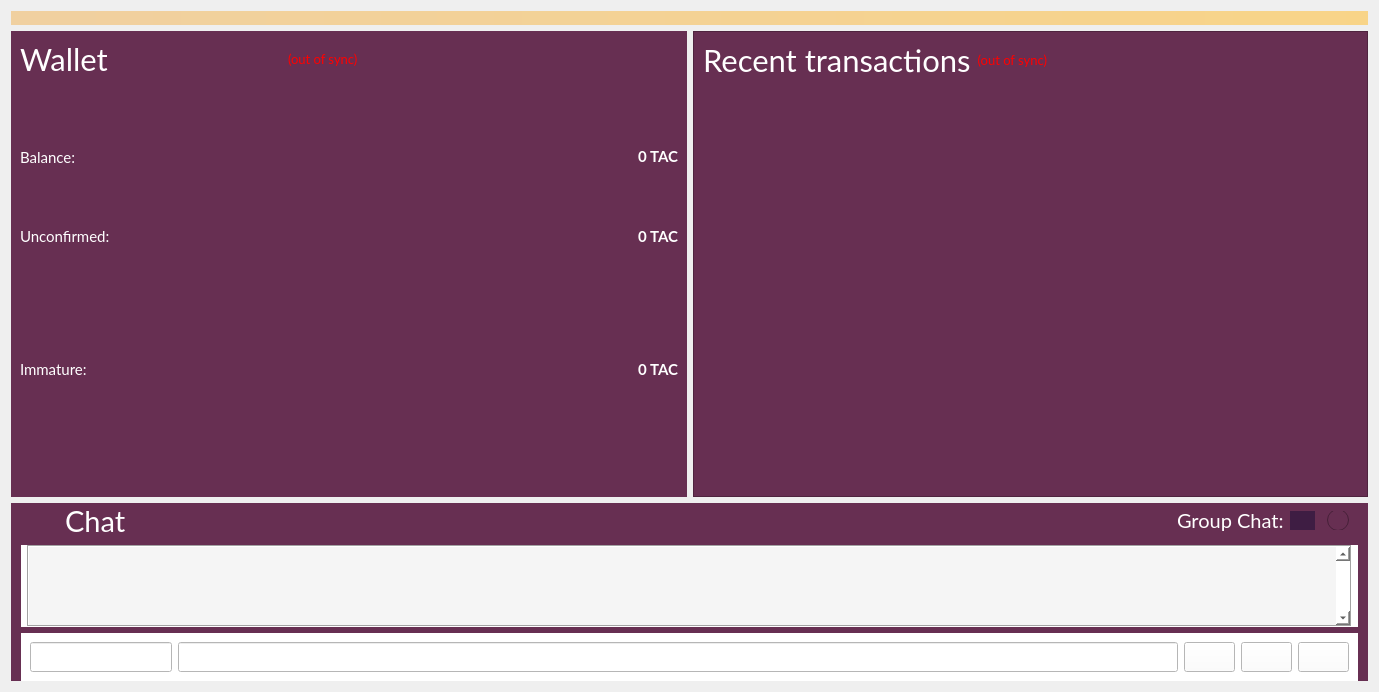
<?xml version="1.0" encoding="UTF-8"?>
<ui version="4.0">
 <class>OverviewPage</class>
 <widget class="QWidget" name="OverviewPage">
  <property name="windowModality">
   <enum>Qt::WindowModal</enum>
  </property>
  <property name="geometry">
   <rect>
    <x>0</x>
    <y>0</y>
    <width>1379</width>
    <height>692</height>
   </rect>
  </property>
  <property name="windowTitle">
   <string>Form</string>
  </property>
  <property name="styleSheet">
   <string notr="true">QToolTip {
     color: white;
     font-size:9pt;font-family:'Lato';
     border: 4px solid ;
     border-radius: 13px;
     opacity: 700;
     border-color: rgb(89,38,68);
     background-color: rgb(62,29,67);
 }</string>
  </property>
  <layout class="QVBoxLayout" name="topLayout">
   <item>
    <widget class="QLabel" name="labelAlerts">
     <property name="visible">
      <bool>false</bool>
     </property>
     <property name="styleSheet">
      <string notr="true">background-color: qlineargradient(x1: 0, y1: 0, x2: 1, y2: 0, stop:0 #F0D0A0, stop:1 #F8D488); color:#000000;</string>
     </property>
     <property name="wordWrap">
      <bool>true</bool>
     </property>
     <property name="margin">
      <number>3</number>
     </property>
    </widget>
   </item>
   <item>
    <layout class="QHBoxLayout" name="horizontalLayout" stretch="1,1">
     <item>
      <layout class="QVBoxLayout" name="verticalLayout_TopLeft">
       <property name="spacing">
        <number>6</number>
       </property>
       <item>
        <widget class="QFrame" name="topleftframe">
         <property name="sizePolicy">
          <sizepolicy hsizetype="Preferred" vsizetype="Preferred">
           <horstretch>0</horstretch>
           <verstretch>0</verstretch>
          </sizepolicy>
         </property>
         <property name="minimumSize">
          <size>
           <width>600</width>
           <height>0</height>
          </size>
         </property>
         <property name="toolTip">
          <string/>
         </property>
         <property name="styleSheet">
          <string notr="true">QFrame {color: rgb(255, 255, 255);
background-color: rgb(103, 47, 82);
alternate-background-color: rgb(89, 38, 68);}
QToolTip {
     color: white;
     font-size:9pt;font-family:'Lato';
     border: 4px solid ;
     border-radius: 13px;
     opacity: 700;
     border-color: rgb(89,38,68);
     background-color: rgb(62,29,67);
 }</string>
         </property>
         <layout class="QGridLayout" name="gridLayout_2">
          <item row="4" column="2" alignment="Qt::AlignTop">
           <widget class="QLabel" name="labelImmature">
            <property name="font">
             <font>
              <family>Lato</family>
              <pointsize>11</pointsize>
              <weight>75</weight>
              <bold>true</bold>
             </font>
            </property>
            <property name="toolTip">
             <string>Mined balance that has not yet matured</string>
            </property>
            <property name="text">
             <string notr="true">0 TAC</string>
            </property>
            <property name="scaledContents">
             <bool>false</bool>
            </property>
            <property name="alignment">
             <set>Qt::AlignRight|Qt::AlignTrailing|Qt::AlignVCenter</set>
            </property>
            <property name="textInteractionFlags">
             <set>Qt::LinksAccessibleByMouse|Qt::TextSelectableByKeyboard|Qt::TextSelectableByMouse</set>
            </property>
           </widget>
          </item>
          <item row="4" column="1" alignment="Qt::AlignTop">
           <widget class="QLabel" name="labelImmatureText">
            <property name="font">
             <font>
              <family>Lato</family>
              <pointsize>11</pointsize>
             </font>
            </property>
            <property name="text">
             <string>Immature:</string>
            </property>
           </widget>
          </item>
          <item row="0" column="1" colspan="2">
           <layout class="QHBoxLayout" name="horizontalLayout_4" stretch="0,0,0,0,0">
            <property name="bottomMargin">
             <number>9</number>
            </property>
            <item>
             <widget class="QLabel" name="label_5">
              <property name="sizePolicy">
               <sizepolicy hsizetype="Expanding" vsizetype="Preferred">
                <horstretch>0</horstretch>
                <verstretch>0</verstretch>
               </sizepolicy>
              </property>
              <property name="minimumSize">
               <size>
                <width>200</width>
                <height>0</height>
               </size>
              </property>
              <property name="font">
               <font>
                <family>Lato</family>
                <pointsize>23</pointsize>
                <weight>50</weight>
                <bold>false</bold>
               </font>
              </property>
              <property name="text">
               <string>Wallet</string>
              </property>
             </widget>
            </item>
            <item>
             <widget class="QLabel" name="labelWalletStatus">
              <property name="sizePolicy">
               <sizepolicy hsizetype="Fixed" vsizetype="Preferred">
                <horstretch>0</horstretch>
                <verstretch>0</verstretch>
               </sizepolicy>
              </property>
              <property name="font">
               <font>
                <family>Lato</family>
                <pointsize>10</pointsize>
               </font>
              </property>
              <property name="toolTip">
               <string>The displayed information may be out of date. Your wallet automatically synchronizes with the Talkcoin network after a connection is established, but this process has not completed yet.</string>
              </property>
              <property name="styleSheet">
               <string notr="true">QLabel { color: red; }</string>
              </property>
              <property name="text">
               <string notr="true">(out of sync)</string>
              </property>
              <property name="alignment">
               <set>Qt::AlignLeading|Qt::AlignLeft|Qt::AlignVCenter</set>
              </property>
             </widget>
            </item>
            <item>
             <spacer name="horizontalSpacer_2">
              <property name="orientation">
               <enum>Qt::Horizontal</enum>
              </property>
              <property name="sizeHint" stdset="0">
               <size>
                <width>40</width>
                <height>20</height>
               </size>
              </property>
             </spacer>
            </item>
            <item>
             <widget class="QPushButton" name="btnWallet">
              <property name="enabled">
               <bool>true</bool>
              </property>
              <property name="sizePolicy">
               <sizepolicy hsizetype="Maximum" vsizetype="Fixed">
                <horstretch>0</horstretch>
                <verstretch>0</verstretch>
               </sizepolicy>
              </property>
              <property name="minimumSize">
               <size>
                <width>40</width>
                <height>0</height>
               </size>
              </property>
              <property name="maximumSize">
               <size>
                <width>50</width>
                <height>16777215</height>
               </size>
              </property>
              <property name="styleSheet">
               <string notr="true">QPushButton 
{
border:none;
background-color: transparent;
}</string>
              </property>
              <property name="text">
               <string/>
              </property>
              <property name="icon">
               <iconset resource="../talkcoin.qrc">
                <normaloff>:/icons/lock_none</normaloff>:/icons/lock_none</iconset>
              </property>
              <property name="iconSize">
               <size>
                <width>32</width>
                <height>32</height>
               </size>
              </property>
              <property name="checked">
               <bool>false</bool>
              </property>
             </widget>
            </item>
            <item>
             <widget class="QLabel" name="lblLogo">
              <property name="sizePolicy">
               <sizepolicy hsizetype="Fixed" vsizetype="Fixed">
                <horstretch>0</horstretch>
                <verstretch>0</verstretch>
               </sizepolicy>
              </property>
              <property name="text">
               <string/>
              </property>
              <property name="pixmap">
               <pixmap resource="../talkcoin.qrc">:/images/logo</pixmap>
              </property>
              <property name="scaledContents">
               <bool>false</bool>
              </property>
             </widget>
            </item>
           </layout>
          </item>
          <item row="3" column="1" alignment="Qt::AlignTop">
           <widget class="QLabel" name="label_3">
            <property name="minimumSize">
             <size>
              <width>0</width>
              <height>0</height>
             </size>
            </property>
            <property name="font">
             <font>
              <family>Lato</family>
              <pointsize>11</pointsize>
             </font>
            </property>
            <property name="text">
             <string>Unconfirmed:</string>
            </property>
           </widget>
          </item>
          <item row="2" column="2">
           <widget class="QLabel" name="labelBalance">
            <property name="minimumSize">
             <size>
              <width>90</width>
              <height>0</height>
             </size>
            </property>
            <property name="font">
             <font>
              <family>Lato</family>
              <pointsize>11</pointsize>
              <weight>75</weight>
              <bold>true</bold>
              <kerning>true</kerning>
             </font>
            </property>
            <property name="cursor">
             <cursorShape>IBeamCursor</cursorShape>
            </property>
            <property name="toolTip">
             <string>Your current balance</string>
            </property>
            <property name="text">
             <string notr="true">0 TAC</string>
            </property>
            <property name="alignment">
             <set>Qt::AlignRight|Qt::AlignTrailing|Qt::AlignVCenter</set>
            </property>
            <property name="textInteractionFlags">
             <set>Qt::LinksAccessibleByMouse|Qt::TextSelectableByKeyboard|Qt::TextSelectableByMouse</set>
            </property>
           </widget>
          </item>
          <item row="2" column="1">
           <widget class="QLabel" name="label">
            <property name="minimumSize">
             <size>
              <width>0</width>
              <height>0</height>
             </size>
            </property>
            <property name="font">
             <font>
              <family>Lato</family>
              <pointsize>11</pointsize>
             </font>
            </property>
            <property name="text">
             <string>Balance:</string>
            </property>
           </widget>
          </item>
          <item row="3" column="2" alignment="Qt::AlignTop">
           <widget class="QLabel" name="labelUnconfirmed">
            <property name="minimumSize">
             <size>
              <width>90</width>
              <height>0</height>
             </size>
            </property>
            <property name="font">
             <font>
              <family>Lato</family>
              <pointsize>11</pointsize>
              <weight>75</weight>
              <bold>true</bold>
              <kerning>true</kerning>
             </font>
            </property>
            <property name="cursor">
             <cursorShape>IBeamCursor</cursorShape>
            </property>
            <property name="toolTip">
             <string>Total of transactions that have yet to be confirmed, and do not yet count toward the current balance</string>
            </property>
            <property name="text">
             <string notr="true">0 TAC</string>
            </property>
            <property name="alignment">
             <set>Qt::AlignRight|Qt::AlignTrailing|Qt::AlignVCenter</set>
            </property>
            <property name="textInteractionFlags">
             <set>Qt::LinksAccessibleByMouse|Qt::TextSelectableByKeyboard|Qt::TextSelectableByMouse</set>
            </property>
           </widget>
          </item>
         </layout>
        </widget>
       </item>
      </layout>
     </item>
     <item>
      <layout class="QVBoxLayout" name="verticalLayout_TopRight">
       <item>
        <widget class="QFrame" name="toprightframe">
         <property name="minimumSize">
          <size>
           <width>639</width>
           <height>466</height>
          </size>
         </property>
         <property name="styleSheet">
          <string notr="true">QFrame {color: rgb(255, 255, 255);
background-color: rgb(103, 47, 82);
alternate-background-color: rgb(89, 38, 68);}
QToolTip {
     color: white;
     font-size:9pt;font-family:'Lato';
     border: 4px solid ;
     border-radius: 13px;
     opacity: 700;
     border-color: rgb(89,38,68);
     background-color: rgb(62,29,67);
 }</string>
         </property>
         <property name="frameShape">
          <enum>QFrame::StyledPanel</enum>
         </property>
         <property name="frameShadow">
          <enum>QFrame::Raised</enum>
         </property>
         <layout class="QVBoxLayout" name="verticalLayout">
          <item>
           <layout class="QHBoxLayout" name="horizontalLayout_2">
            <property name="topMargin">
             <number>0</number>
            </property>
            <property name="rightMargin">
             <number>0</number>
            </property>
            <property name="bottomMargin">
             <number>9</number>
            </property>
            <item>
             <widget class="QLabel" name="label_4">
              <property name="font">
               <font>
                <family>Lato</family>
                <pointsize>23</pointsize>
                <weight>50</weight>
                <italic>false</italic>
                <bold>false</bold>
               </font>
              </property>
              <property name="styleSheet">
               <string notr="true">color: rgb(255, 255, 255);
background-color: transparent;
font: 23pt &quot;Lato&quot;;</string>
              </property>
              <property name="frameShadow">
               <enum>QFrame::Sunken</enum>
              </property>
              <property name="lineWidth">
               <number>0</number>
              </property>
              <property name="text">
               <string>Recent transactions</string>
              </property>
             </widget>
            </item>
            <item>
             <widget class="QLabel" name="labelTransactionsStatus">
              <property name="font">
               <font>
                <family>Lato</family>
                <pointsize>10</pointsize>
               </font>
              </property>
              <property name="toolTip">
               <string>The displayed information may be out of date. Your wallet automatically synchronizes with the Talkcoin network after a connection is established, but this process has not completed yet.</string>
              </property>
              <property name="styleSheet">
               <string notr="true">QLabel { color: red; background-color: transparent }</string>
              </property>
              <property name="text">
               <string notr="true">(out of sync)</string>
              </property>
              <property name="alignment">
               <set>Qt::AlignRight|Qt::AlignTrailing|Qt::AlignVCenter</set>
              </property>
             </widget>
            </item>
            <item>
             <spacer name="horizontalSpacer">
              <property name="orientation">
               <enum>Qt::Horizontal</enum>
              </property>
              <property name="sizeHint" stdset="0">
               <size>
                <width>40</width>
                <height>20</height>
               </size>
              </property>
             </spacer>
            </item>
           </layout>
          </item>
          <item>
           <widget class="QFrame" name="frame_3">
            <property name="styleSheet">
             <string notr="true">background-color: transparent;</string>
            </property>
            <property name="frameShape">
             <enum>QFrame::StyledPanel</enum>
            </property>
            <property name="frameShadow">
             <enum>QFrame::Raised</enum>
            </property>
           </widget>
          </item>
          <item>
           <widget class="QListView" name="listTransactions">
            <property name="sizePolicy">
             <sizepolicy hsizetype="Expanding" vsizetype="Expanding">
              <horstretch>0</horstretch>
              <verstretch>0</verstretch>
             </sizepolicy>
            </property>
            <property name="minimumSize">
             <size>
              <width>0</width>
              <height>0</height>
             </size>
            </property>
            <property name="font">
             <font>
              <family>Lato</family>
              <pointsize>11</pointsize>
              <weight>50</weight>
              <italic>false</italic>
              <bold>false</bold>
             </font>
            </property>
            <property name="autoFillBackground">
             <bool>false</bool>
            </property>
            <property name="styleSheet">
             <string notr="true">QListView {font: 11pt &quot;Lato&quot;;
 background: rgb(103,47,82);
alternate-background-color: rgb(89,38,68); }
QToolTip {
     color: white;
     font-size:9pt;font-family:'Lato';
     border: 4px solid ;
     border-radius: 13px;
     opacity: 700;
     border-color: rgb(89,38,68);
     background-color: rgb(62,29,67);
 }</string>
            </property>
            <property name="frameShape">
             <enum>QFrame::NoFrame</enum>
            </property>
            <property name="verticalScrollBarPolicy">
             <enum>Qt::ScrollBarAlwaysOff</enum>
            </property>
            <property name="horizontalScrollBarPolicy">
             <enum>Qt::ScrollBarAlwaysOff</enum>
            </property>
            <property name="selectionMode">
             <enum>QAbstractItemView::NoSelection</enum>
            </property>
            <property name="resizeMode">
             <enum>QListView::Adjust</enum>
            </property>
           </widget>
          </item>
         </layout>
        </widget>
       </item>
      </layout>
     </item>
    </layout>
   </item>
   <item>
    <layout class="QHBoxLayout" name="horizontalLayout_BottomChat">
     <item>
      <widget class="QFrame" name="bottomframe">
       <property name="font">
        <font>
         <weight>50</weight>
         <bold>false</bold>
        </font>
       </property>
       <property name="styleSheet">
        <string notr="true">background-color: rgb(103,47,82);
alternate-background-color: rgb(89,38,68);</string>
       </property>
       <property name="frameShape">
        <enum>QFrame::NoFrame</enum>
       </property>
       <property name="lineWidth">
        <number>0</number>
       </property>
       <property name="midLineWidth">
        <number>0</number>
       </property>
       <layout class="QVBoxLayout" name="verticalLayout_7">
        <property name="leftMargin">
         <number>10</number>
        </property>
        <property name="topMargin">
         <number>0</number>
        </property>
        <property name="rightMargin">
         <number>10</number>
        </property>
        <property name="bottomMargin">
         <number>0</number>
        </property>
        <item>
         <layout class="QHBoxLayout" name="horizontalLayout_6">
          <property name="spacing">
           <number>6</number>
          </property>
          <property name="leftMargin">
           <number>6</number>
          </property>
          <property name="topMargin">
           <number>0</number>
          </property>
          <property name="rightMargin">
           <number>6</number>
          </property>
          <property name="bottomMargin">
           <number>0</number>
          </property>
          <item>
           <widget class="QPushButton" name="btnExpand">
            <property name="styleSheet">
             <string notr="true">QPushButton 
{
border:none;
background-color: transparent;
}</string>
            </property>
            <property name="text">
             <string/>
            </property>
            <property name="icon">
             <iconset resource="../talkcoin.qrc">
              <normaloff>:/icons/expand</normaloff>:/icons/expand</iconset>
            </property>
           </widget>
          </item>
          <item alignment="Qt::AlignVCenter">
           <widget class="QLabel" name="label_6">
            <property name="palette">
             <palette>
              <active>
               <colorrole role="WindowText">
                <brush brushstyle="SolidPattern">
                 <color alpha="255">
                  <red>255</red>
                  <green>255</green>
                  <blue>255</blue>
                 </color>
                </brush>
               </colorrole>
               <colorrole role="Button">
                <brush brushstyle="SolidPattern">
                 <color alpha="255">
                  <red>103</red>
                  <green>47</green>
                  <blue>82</blue>
                 </color>
                </brush>
               </colorrole>
               <colorrole role="Base">
                <brush brushstyle="SolidPattern">
                 <color alpha="255">
                  <red>103</red>
                  <green>47</green>
                  <blue>82</blue>
                 </color>
                </brush>
               </colorrole>
               <colorrole role="Window">
                <brush brushstyle="SolidPattern">
                 <color alpha="255">
                  <red>103</red>
                  <green>47</green>
                  <blue>82</blue>
                 </color>
                </brush>
               </colorrole>
               <colorrole role="AlternateBase">
                <brush brushstyle="SolidPattern">
                 <color alpha="255">
                  <red>89</red>
                  <green>38</green>
                  <blue>68</blue>
                 </color>
                </brush>
               </colorrole>
              </active>
              <inactive>
               <colorrole role="WindowText">
                <brush brushstyle="SolidPattern">
                 <color alpha="255">
                  <red>255</red>
                  <green>255</green>
                  <blue>255</blue>
                 </color>
                </brush>
               </colorrole>
               <colorrole role="Button">
                <brush brushstyle="SolidPattern">
                 <color alpha="255">
                  <red>103</red>
                  <green>47</green>
                  <blue>82</blue>
                 </color>
                </brush>
               </colorrole>
               <colorrole role="Base">
                <brush brushstyle="SolidPattern">
                 <color alpha="255">
                  <red>103</red>
                  <green>47</green>
                  <blue>82</blue>
                 </color>
                </brush>
               </colorrole>
               <colorrole role="Window">
                <brush brushstyle="SolidPattern">
                 <color alpha="255">
                  <red>103</red>
                  <green>47</green>
                  <blue>82</blue>
                 </color>
                </brush>
               </colorrole>
               <colorrole role="AlternateBase">
                <brush brushstyle="SolidPattern">
                 <color alpha="255">
                  <red>89</red>
                  <green>38</green>
                  <blue>68</blue>
                 </color>
                </brush>
               </colorrole>
              </inactive>
              <disabled>
               <colorrole role="WindowText">
                <brush brushstyle="SolidPattern">
                 <color alpha="255">
                  <red>120</red>
                  <green>120</green>
                  <blue>120</blue>
                 </color>
                </brush>
               </colorrole>
               <colorrole role="Button">
                <brush brushstyle="SolidPattern">
                 <color alpha="255">
                  <red>103</red>
                  <green>47</green>
                  <blue>82</blue>
                 </color>
                </brush>
               </colorrole>
               <colorrole role="Base">
                <brush brushstyle="SolidPattern">
                 <color alpha="255">
                  <red>103</red>
                  <green>47</green>
                  <blue>82</blue>
                 </color>
                </brush>
               </colorrole>
               <colorrole role="Window">
                <brush brushstyle="SolidPattern">
                 <color alpha="255">
                  <red>103</red>
                  <green>47</green>
                  <blue>82</blue>
                 </color>
                </brush>
               </colorrole>
               <colorrole role="AlternateBase">
                <brush brushstyle="SolidPattern">
                 <color alpha="255">
                  <red>89</red>
                  <green>38</green>
                  <blue>68</blue>
                 </color>
                </brush>
               </colorrole>
              </disabled>
             </palette>
            </property>
            <property name="font">
             <font>
              <family>Lato</family>
              <pointsize>22</pointsize>
             </font>
            </property>
            <property name="text">
             <string>Chat</string>
            </property>
           </widget>
          </item>
          <item>
           <spacer name="horizontalSpacer_7">
            <property name="orientation">
             <enum>Qt::Horizontal</enum>
            </property>
            <property name="sizeHint" stdset="0">
             <size>
              <width>40</width>
              <height>20</height>
             </size>
            </property>
           </spacer>
          </item>
          <item alignment="Qt::AlignVCenter">
           <widget class="QLabel" name="label_7">
            <property name="font">
             <font>
              <family>Lato</family>
              <pointsize>15</pointsize>
             </font>
            </property>
            <property name="styleSheet">
             <string notr="true">color: rgb(255, 255, 255);</string>
            </property>
            <property name="text">
             <string>Group Chat:</string>
            </property>
           </widget>
          </item>
          <item>
           <widget class="QRadioButton" name="rbChan1">
            <property name="styleSheet">
             <string notr="true">QRadioButton::indicator {
	subcontrol-position: top center;
	image: url(:/icons/chan1);
 }

 QRadioButton::indicator::unchecked {
	width: 22px;
	height: 16px;
 }

 QRadioButton::indicator:unchecked:hover {
	background-color: blue;
	width: 25px;
	height: 19px;
 }

 QRadioButton::indicator:unchecked:pressed {
	background-color: blue;
	width: 25px;
	height: 19px;
 }

 QRadioButton::indicator::checked {
	background-color: rgb(62,29,67);
	width: 25px;
	height: 19px;
 }

 QRadioButton::indicator:checked:hover {
	background-color: blue;
	width: 25px;
	height: 19px;
 }

 QRadioButton::indicator:checked:pressed {
	background-color: blue;
	width: 25px;
	height: 19px;
 }</string>
            </property>
            <property name="text">
             <string notr="true"/>
            </property>
            <property name="checkable">
             <bool>true</bool>
            </property>
            <property name="checked">
             <bool>true</bool>
            </property>
           </widget>
          </item>
          <item>
           <widget class="QRadioButton" name="rbChan2">
            <property name="minimumSize">
             <size>
              <width>25</width>
              <height>19</height>
             </size>
            </property>
            <property name="maximumSize">
             <size>
              <width>25</width>
              <height>19</height>
             </size>
            </property>
            <property name="styleSheet">
             <string notr="true">QRadioButton::indicator {
	subcontrol-position: top center;
	image: url(:/icons/chan2);
 }

 QRadioButton::indicator::unchecked {
	width: 22px;
	height: 16px;
 }

 QRadioButton::indicator:unchecked:hover {
	background-color: blue;
	width: 25px;
	height: 19px;
 }

 QRadioButton::indicator:unchecked:pressed {
	background-color: blue;
	width: 25px;
	height: 19px;
 }

 QRadioButton::indicator::checked {
	background-color: rgb(62,29,67);
	width: 25px;
	height: 19px;
 }

 QRadioButton::indicator:checked:hover {
	background-color: blue;
	width: 25px;
	height: 19px;
 }

 QRadioButton::indicator:checked:pressed {
	background-color: blue;
	width: 25px;
	height: 19px;
 }</string>
            </property>
            <property name="text">
             <string/>
            </property>
           </widget>
          </item>
         </layout>
        </item>
        <item>
         <widget class="QFrame" name="txtframe">
          <property name="styleSheet">
           <string notr="true">background-color: rgb(255, 255, 255);</string>
          </property>
          <layout class="QHBoxLayout" name="horizontalLayout_8">
           <property name="spacing">
            <number>6</number>
           </property>
           <property name="leftMargin">
            <number>6</number>
           </property>
           <property name="topMargin">
            <number>0</number>
           </property>
           <property name="rightMargin">
            <number>6</number>
           </property>
           <property name="bottomMargin">
            <number>0</number>
           </property>
           <item>
            <widget class="QTextBrowser" name="txtChat">
             <property name="enabled">
              <bool>true</bool>
             </property>
             <property name="font">
              <font>
               <family>Lato</family>
               <pointsize>12</pointsize>
               <weight>50</weight>
               <bold>false</bold>
              </font>
             </property>
             <property name="styleSheet">
              <string notr="true">background-color: rgb(245, 245, 245);
background-image: url(:/images/p2p);
background-repeat: no-repeat;
background-attachment:fixed;
background-position: center;
alternate-background-color: rgb(211, 211, 211);
color: black</string>
             </property>
             <property name="frameShape">
              <enum>QFrame::Box</enum>
             </property>
             <property name="verticalScrollBarPolicy">
              <enum>Qt::ScrollBarAlwaysOn</enum>
             </property>
             <property name="horizontalScrollBarPolicy">
              <enum>Qt::ScrollBarAlwaysOff</enum>
             </property>
             <property name="documentTitle">
              <string notr="true"/>
             </property>
             <property name="html">
              <string notr="true">&lt;!DOCTYPE HTML PUBLIC &quot;-//W3C//DTD HTML 4.0//EN&quot; &quot;http://www.w3.org/TR/REC-html40/strict.dtd&quot;&gt;
&lt;html&gt;&lt;head&gt;&lt;meta name=&quot;qrichtext&quot; content=&quot;1&quot; /&gt;&lt;style type=&quot;text/css&quot;&gt;
p, li { white-space: pre-wrap; }
&lt;/style&gt;&lt;/head&gt;&lt;body style=&quot; font-family:'Lato'; font-size:12pt; font-weight:400; font-style:normal;&quot;&gt;
&lt;p style=&quot;-qt-paragraph-type:empty; margin-top:0px; margin-bottom:0px; margin-left:0px; margin-right:0px; -qt-block-indent:0; text-indent:0px; font-family:'MS Shell Dlg 2'; font-size:10pt;&quot;&gt;&lt;br /&gt;&lt;/p&gt;&lt;/body&gt;&lt;/html&gt;</string>
             </property>
             <property name="openExternalLinks">
              <bool>true</bool>
             </property>
            </widget>
           </item>
          </layout>
         </widget>
        </item>
        <item>
         <widget class="QFrame" name="messageframe">
          <property name="styleSheet">
           <string notr="true">background-color: rgb(255, 255, 255);</string>
          </property>
          <layout class="QGridLayout" name="gridLayout_3">
           <item row="0" column="0">
            <widget class="QLineEdit" name="txtChatNick">
             <property name="sizePolicy">
              <sizepolicy hsizetype="Fixed" vsizetype="Fixed">
               <horstretch>0</horstretch>
               <verstretch>0</verstretch>
              </sizepolicy>
             </property>
             <property name="minimumSize">
              <size>
               <width>0</width>
               <height>30</height>
              </size>
             </property>
             <property name="maximumSize">
              <size>
               <width>150</width>
               <height>16777215</height>
              </size>
             </property>
             <property name="font">
              <font>
               <family>Lato</family>
               <pointsize>12</pointsize>
               <weight>50</weight>
               <bold>false</bold>
              </font>
             </property>
             <property name="toolTip">
              <string/>
             </property>
             <property name="styleSheet">
              <string notr="true">background-color: rgb(255, 255, 255);
background-repeat: no-repeat;</string>
             </property>
             <property name="inputMask">
              <string/>
             </property>
             <property name="text">
              <string/>
             </property>
             <property name="maxLength">
              <number>20</number>
             </property>
            </widget>
           </item>
           <item row="0" column="1">
            <widget class="QLineEdit" name="txtChatMsg">
             <property name="minimumSize">
              <size>
               <width>0</width>
               <height>30</height>
              </size>
             </property>
             <property name="font">
              <font>
               <family>Lato</family>
               <pointsize>12</pointsize>
               <weight>50</weight>
               <bold>false</bold>
              </font>
             </property>
             <property name="toolTip">
              <string/>
             </property>
             <property name="autoFillBackground">
              <bool>false</bool>
             </property>
             <property name="styleSheet">
              <string notr="true">background-color: rgb(255, 255, 255);
</string>
             </property>
             <property name="text">
              <string/>
             </property>
             <property name="maxLength">
              <number>140</number>
             </property>
            </widget>
           </item>
           <item row="0" column="2">
            <widget class="QPushButton" name="btnChatBold">
             <property name="sizePolicy">
              <sizepolicy hsizetype="Fixed" vsizetype="Fixed">
               <horstretch>0</horstretch>
               <verstretch>0</verstretch>
              </sizepolicy>
             </property>
             <property name="minimumSize">
              <size>
               <width>30</width>
               <height>30</height>
              </size>
             </property>
             <property name="maximumSize">
              <size>
               <width>16777215</width>
               <height>16777215</height>
              </size>
             </property>
             <property name="font">
              <font>
               <pointsize>12</pointsize>
               <weight>75</weight>
               <bold>true</bold>
              </font>
             </property>
             <property name="toolTip">
              <string/>
             </property>
             <property name="styleSheet">
              <string notr="true">QPushButton {
border-color: rgb(154,154,154);
border-width: 1px;
background-color: rgb(255,255,255);
color :rgb(126, 126, 126);}
QToolTip {
     color: white;
     font-size:9pt;font-family:'Lato';
     border: 4px solid ;
     border-radius: 13px;
     opacity: 700;
     border-color: rgb(89,38,68);
     background-color: rgb(62,29,67);
 }</string>
             </property>
             <property name="text">
              <string/>
             </property>
             <property name="icon">
              <iconset resource="../talkcoin.qrc">
               <normaloff>:/icons/chat_bold</normaloff>:/icons/chat_bold</iconset>
             </property>
             <property name="iconSize">
              <size>
               <width>18</width>
               <height>18</height>
              </size>
             </property>
             <property name="shortcut">
              <string notr="true"/>
             </property>
             <property name="checkable">
              <bool>false</bool>
             </property>
            </widget>
           </item>
           <item row="0" column="3">
            <widget class="QPushButton" name="btnChatSmiley">
             <property name="sizePolicy">
              <sizepolicy hsizetype="Fixed" vsizetype="Fixed">
               <horstretch>0</horstretch>
               <verstretch>0</verstretch>
              </sizepolicy>
             </property>
             <property name="minimumSize">
              <size>
               <width>30</width>
               <height>30</height>
              </size>
             </property>
             <property name="font">
              <font>
               <pointsize>12</pointsize>
               <weight>75</weight>
               <bold>true</bold>
              </font>
             </property>
             <property name="toolTip">
              <string>List of emoticons
</string>
             </property>
             <property name="styleSheet">
              <string notr="true">QPushButton {
border-color: rgb(154,154,154);
border-width: 1px;
background-color: rgb(255,255,255);
color :rgb(126, 126, 126);}
QToolTip {
     color: white;
     font-size:9pt;font-family:'Lato';
     border: 4px solid ;
     border-radius: 13px;
     opacity: 700;
     border-color: rgb(89,38,68);
     background-color: rgb(62,29,67);
 }</string>
             </property>
             <property name="icon">
              <iconset resource="../talkcoin.qrc">
               <normaloff>:/icons/chat_smiley</normaloff>:/icons/chat_smiley</iconset>
             </property>
             <property name="iconSize">
              <size>
               <width>20</width>
               <height>20</height>
              </size>
             </property>
            </widget>
           </item>
           <item row="0" column="4">
            <widget class="QPushButton" name="btnChatSend">
             <property name="sizePolicy">
              <sizepolicy hsizetype="Fixed" vsizetype="Fixed">
               <horstretch>0</horstretch>
               <verstretch>0</verstretch>
              </sizepolicy>
             </property>
             <property name="minimumSize">
              <size>
               <width>30</width>
               <height>30</height>
              </size>
             </property>
             <property name="font">
              <font>
               <pointsize>12</pointsize>
               <weight>75</weight>
               <bold>true</bold>
              </font>
             </property>
             <property name="toolTip">
              <string/>
             </property>
             <property name="styleSheet">
              <string notr="true">QPushButton {
border-color: rgb(154,154,154);
border-width: 1px;
background-color: rgb(255,255,255);
color :rgb(126, 126, 126);}
QToolTip {
     color: white;
     font-size:9pt;font-family:'Lato';
     border: 4px solid ;
     border-radius: 13px;
     opacity: 700;
     border-color: rgb(89,38,68);
     background-color: rgb(62,29,67);
 }</string>
             </property>
             <property name="text">
              <string/>
             </property>
             <property name="icon">
              <iconset resource="../talkcoin.qrc">
               <normaloff>:/icons/chat_send</normaloff>:/icons/chat_send</iconset>
             </property>
             <property name="iconSize">
              <size>
               <width>22</width>
               <height>22</height>
              </size>
             </property>
            </widget>
           </item>
          </layout>
         </widget>
        </item>
       </layout>
      </widget>
     </item>
    </layout>
   </item>
  </layout>
 </widget>
 <resources>
  <include location="../talkcoin.qrc"/>
 </resources>
 <connections/>
</ui>
